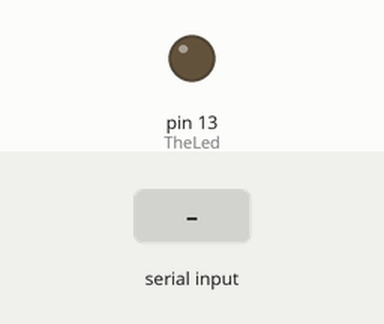
This sketch was run on a simulated Arduino Uno, built with avr-gcc and run on an emulated ATmega328P. Shown: output pins drawn as LEDs (lit = HIGH). The inputs (shaded band) are chosen by the test bench.

Above: at 1.2 s.
1.3 s: "a" received over Serial
At 2.2 s:
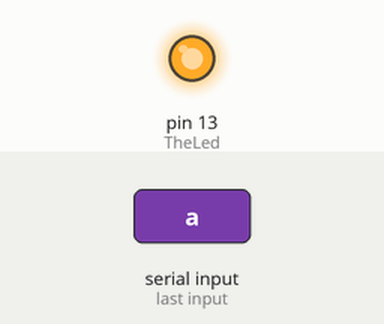
2.8 s: "b" received over Serial
At 3.3 s:
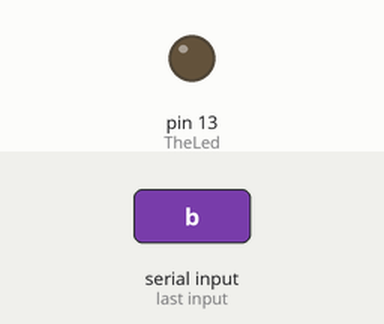
4.3 s: "1" received over Serial
At 5.7 s:
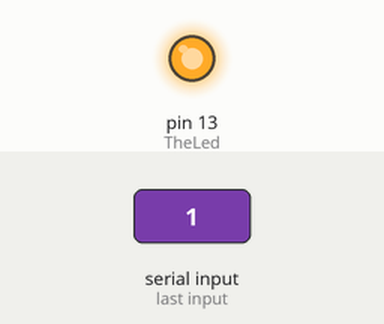
Timing chart, 0 to 7.3 s (numbered marks = the images above; inputs shaded):
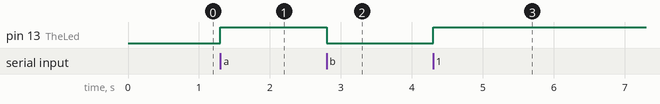

Measured:
- after the input at 1.3 s, pin 13 (TheLed): LOW → HIGH at once
- after the input at 2.8 s, pin 13 (TheLed): HIGH → LOW at once
- after the input at 4.3 s, pin 13 (TheLed): LOW → HIGH at once

The sketch:

openled.ino
```cpp
const int TheLed=13;
int inVal = 0;

void setup(void)
{
    pinMode(TheLed,OUTPUT);
    Serial.begin(9600);
}

void loop(void)
{
    if(Serial.available() > 0)
    {
         inVal = Serial.read();
         Serial.flush();
         //Serial.println(inVal);
        if(inVal == 'a')
        {
            digitalWrite(TheLed,HIGH);
        }
        else if(inVal == 'b')
        {
            digitalWrite(TheLed,LOW);
        }
        else
        {
            digitalWrite(TheLed,HIGH);
        }
    }
}
```
